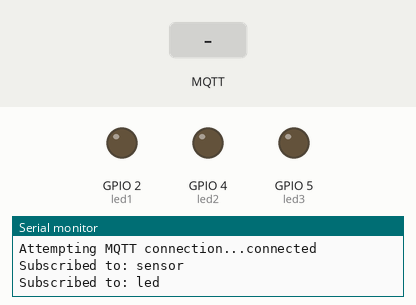
This sketch was run on a simulated ESP32. Shown: output pins drawn as LEDs (lit = HIGH), the last lines printed to the serial monitor. Dashed ring = blinking. The test bench sets the inputs (shaded band). WiFi joins after 1.5 s; servers stay silent unless stated; random numbers use the default seed unless the sketch sets one; no MQTT or app messages arrive unless stated.

Above: at 2.7 s.
2.8 s: MQTT message "all_on" arrives on the first subscribed topic
At 4.0 s:
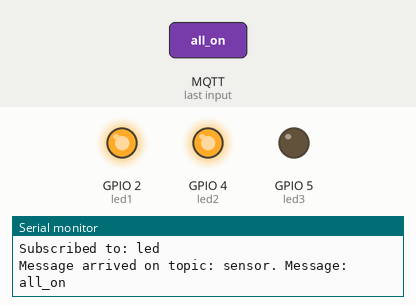
4.3 s: MQTT message "all_off" arrives on the first subscribed topic
At 5.3 s:
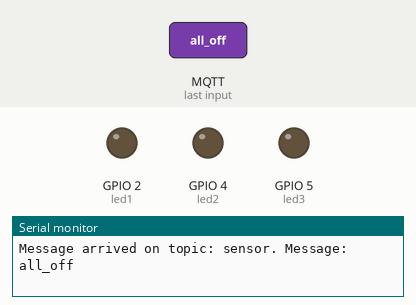
7.3 s: MQTT message "all_on" arrives on the second subscribed topic
At 10.15 s:
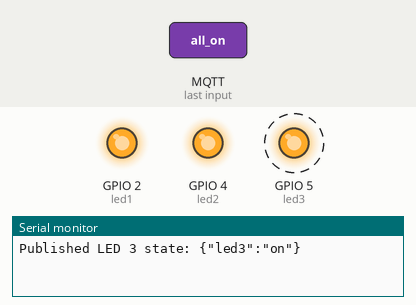
10.3 s: MQTT message "all_off" arrives on the second subscribed topic
At 11.4 s:
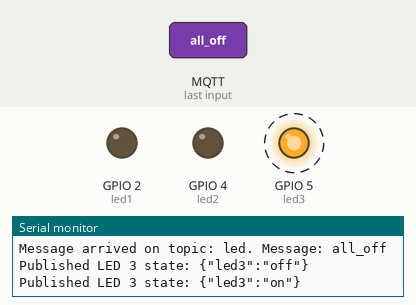
Timing chart, 0 to 14.0 s (numbered marks = the images above; inputs shaded):
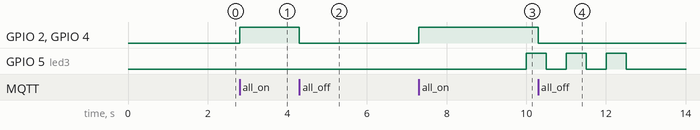

The sketch:

mqtt1.ino
```cpp
#include <WiFi.h>
#include <PubSubClient.h>
#include <ArduinoJson.h>
#include <DHT.h>
#define led1 2
#define led2 4
#define led3 5

const int DHTPIN = 18;
const int DHTTYPE = DHT11;

DHT dht(DHTPIN, DHTTYPE);

const char* ssid = "Redmi 10";
const char* password = "05102003";

const char* mqtt_server = "192.168.77.26";
const char* mqtt_topics[] = {
  "sensor",
  "led"
};

float temperature;
float humidity;
float light;
float win;

const int mqtt_port = 1885;

const char* mqtt_username = "qwer";
const char* mqtt_password = "123";

WiFiClient espClient;
PubSubClient client(espClient);

unsigned long lastMsgTime = 0;
const long interval = 10000;
void setup_wifi() {
  delay(10);
  Serial.println();
  Serial.print("Connecting to ");
  Serial.println(ssid);
  WiFi.begin(ssid, password);
  int attempts = 0;
  while (WiFi.status() != WL_CONNECTED && attempts < 20) {
    delay(500);
    Serial.print(".");
    attempts++;
  }
  if (WiFi.status() != WL_CONNECTED) {
    Serial.println("Failed to connect to WiFi.");
    return;
  }
  Serial.println("");
  Serial.println("WiFi connected");
  Serial.println("IP address: ");
  Serial.println(WiFi.localIP());
}

void callback(char* topic, byte* message, unsigned int length) {
  Serial.print("Message arrived on topic: ");
  Serial.print(topic);
  Serial.print(". Message: ");
  String messageTemp;

  for (int i = 0; i < length; i++) {
    messageTemp += (char)message[i];
  }
   Serial.println(messageTemp);
  if (messageTemp == "all_on") {
    digitalWrite(led1, 1);
    digitalWrite(led2, 1);
    return;
  }
  if (messageTemp == "all_off") {
    digitalWrite(led1, 0);
    digitalWrite(led2, 0);
    return;
  }
  StaticJsonDocument<300> doc;
  DeserializationError error = deserializeJson(doc, messageTemp);
  if (error) {
    Serial.print("deserializeJson() failed: ");
    Serial.println(error.f_str());
    return;
  }
  const char* led1State = doc["led1"];
  const char* led2State = doc["led2"];
  const char* led3State = doc["led3"];
  // Điều khiển các LED dựa trên trạng thái từ JSON
  if (doc.containsKey("led1")) {
    const char* led1State = doc["led1"];
     if(strcmp(led1State, "on") == 0 ) digitalWrite(led1,1); else digitalWrite(led1,0);
  }

  if (doc.containsKey("led2")) {
    const char* led2State = doc["led2"];
     if(strcmp(led2State, "on") == 0 ) digitalWrite(led2,1); else digitalWrite(led2,0);
  }
}
void reconnect() {
  while (!client.connected()) {
    Serial.print("Attempting MQTT connection...");
    if (client.connect("ESP32Client", mqtt_username, mqtt_password)) {
      Serial.println("connected");
      for (int i = 0; i < 2; i++) {
        client.subscribe(mqtt_topics[i]);
        Serial.print("Subscribed to: ");
        Serial.println(mqtt_topics[i]);
      }
    } else {
      Serial.print("failed, rc=");
      Serial.print(client.state());
      Serial.println(" try again in 5 seconds");
      delay(5000);
    }
  }
}

void setup() {
  dht.begin();
  pinMode(led1, OUTPUT);
  pinMode(led2, OUTPUT);
  pinMode(led3, OUTPUT);
  Serial.begin(115200);
  setup_wifi();
  client.setServer(mqtt_server, mqtt_port);
  client.setCallback(callback);
}
void generateRandomSensorData() {
  temperature = random(200, 250) / 10.0;

  humidity = random(400, 450) / 10.0;

  light = random(999, 1100) / 10.0;

  win = random(10,1000) / 10.0;
}
void sendSensorData() {
  StaticJsonDocument<200> doc;
  //float humidity = dht.readHumidity();
  //float temperature = dht.readTemperature();
  //float light = random(9900, 10500) / 100.0;

  String temperatureStr = String(temperature, 1) + "C";
  String humidityStr = String(humidity, 1) + "%";
  String lightStr = String(light, 1) + "lux";
  String winStr = String(win, 1) + "%";
  doc["temperature"] = temperatureStr;
  doc["humidity"] = humidityStr;
  doc["light"] = lightStr;
  doc["win"] = winStr;
  char jsonBuffer[200];
  serializeJson(doc, jsonBuffer);  // Chuyển dữ liệu thành chuỗi JSON

  // Gửi dữ liệu tới topic "sensor"
  client.publish("sensor", jsonBuffer);
  Serial.print("Published: ");
  Serial.println(jsonBuffer);
}
void sendLed3Status(const char* status) {
  StaticJsonDocument<200> doc;
  doc["led3"] = status;
  char jsonBuffer[200];
  serializeJson(doc, jsonBuffer);
  client.publish("led", jsonBuffer);
  Serial.print("Published LED 3 state: ");
  Serial.println(jsonBuffer);
}

unsigned long lastBlinkTime = 0;  // Lưu thời gian cho LED nhấp nháy
int led3State = 0;

void blinkLed3() {
  static int blinkOffCount = 0;       // Đếm số lần LED ở trạng thái "off"
  static unsigned long startCycleTime = 0; // Thời điểm bắt đầu chu kỳ
  unsigned long now = millis();

  // Nếu đang trong chu kỳ mới, đặt lại bộ đếm và trạng thái LED
  if (now - startCycleTime >= 10000) { // Chu kỳ 10 giây
    startCycleTime = now;  // Bắt đầu chu kỳ mới
    blinkOffCount = 0;     // Reset bộ đếm
    digitalWrite(led3, LOW); // Đảm bảo LED tắt
    led3State = false;
  }

  // Chỉ nhấp nháy nếu chưa đạt đủ 3 lần "off"
  if (blinkOffCount < 3 && now - lastBlinkTime > 500) {  // Nhấp nháy với chu kỳ 0.5 giây
    led3State = !led3State;
    digitalWrite(led3, led3State);
    lastBlinkTime = now;

    // Gửi trạng thái LED qua MQTT khi thay đổi
    if (led3State) {
      sendLed3Status("on");
    } else {
      sendLed3Status("off");
      blinkOffCount++; // Tăng số lần khi LED chuyển sang "off"
    }
  }
}

void loop() {
  if (!client.connected()) {
    reconnect();
  }
  client.loop();
  unsigned long now = millis();
    if (win > 50) {
      blinkLed3();
    } else {
      digitalWrite(led3, LOW);  // Tắt LED 3 nếu nhiệt độ nhỏ hơn hoặc bằng 25 độ
    }
    if (now - lastMsgTime > interval) {
      lastMsgTime = now;
      generateRandomSensorData();
      sendSensorData();
    }
}
```

Measured:
- after the input at 2.8 s, GPIO 2 (led1), GPIO 4 (led2): LOW → HIGH at once
- after the input at 4.3 s, GPIO 2 (led1), GPIO 4 (led2): HIGH → LOW at once
- after the input at 7.3 s, GPIO 2 (led1), GPIO 4 (led2): LOW → HIGH at once
- after the input at 10.3 s, GPIO 2 (led1), GPIO 4 (led2): HIGH → LOW at once
- by itself, GPIO 5 (led3): alternates HIGH for 0.50 s and LOW for 0.50 s, 5 changes in all, then stays LOW
